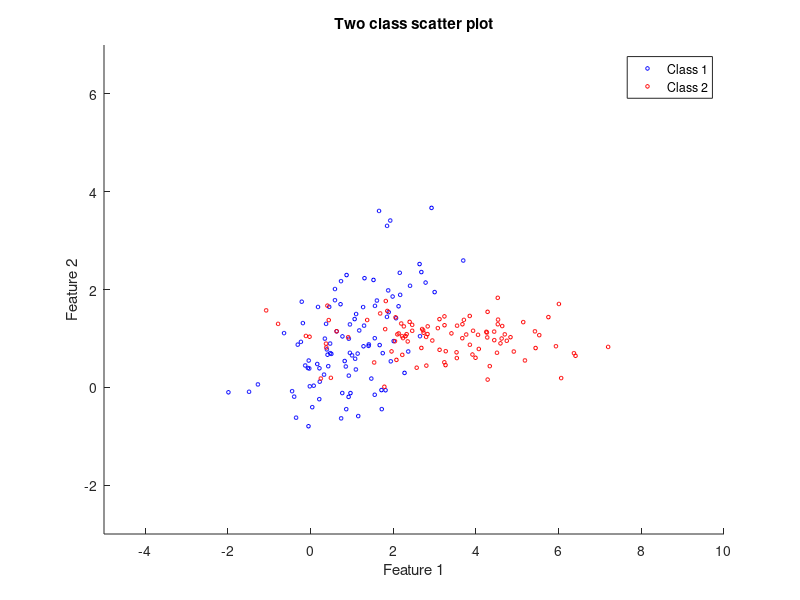

Write the MATLAB code that produced this figure.
% ------------------------------------------------------------
% Task 5: Plotting – Two-Class Scatter Plot
% Course: 521289S Machine Learning (Spring 2026)
% Platform: MathWorks MATLAB Grader
% Status: All tests passed
%
% Description:
% This script generates two multivariate Gaussian data sets and
% visualizes them in a two-class scatter plot with labeled axes,
% fixed axis limits, title, and legend.
%
% Author: Arafat Miah
% ------------------------------------------------------------

% Generate multivariate Gaussian data with mean [1,1] and covariance [1 0.5; 0.5 1] for class 1
X1 = mvnrnd([1,1], [1 0.5; 0.5 1], 100);

% Generate multivariate Gaussian data with mean [3,1] and covariance [3 0; 0 0.1] for class 2
X2 = mvnrnd([3,1], [3 0; 0 0.1], 100);

% Open a figure window
figure(1);

% Plot class 1
scatter(X1(:,1), X1(:,2), 7, 'b');
hold on

% Plot class 2
scatter(X2(:,1), X2(:,2), 7, 'r');

% Set axis limits
xlim([-5 10]);
ylim([-3 7]);

% Label axes
xlabel('Feature 1');
ylabel('Feature 2');

% Title
title('Two class scatter plot');

% Legend
legend('Class 1', 'Class 2');
